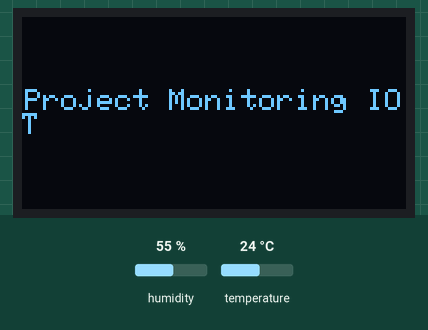
Recording of a sketch running on a simulated ESP32. Shown: 128×64 one-colour display. The test bench sets the inputs (shaded band); at power-on: humidity 55 %, temperature 24 °C. WiFi joins after 1.5 s; servers stay silent unless stated; the local clock reads 2024-03-15 10:24:30 at power-on unless the sketch sets it; storage starts empty; what the sketch prints to the serial monitor is not drawn.

Above: at 1.1 s.
At 3.6 s:
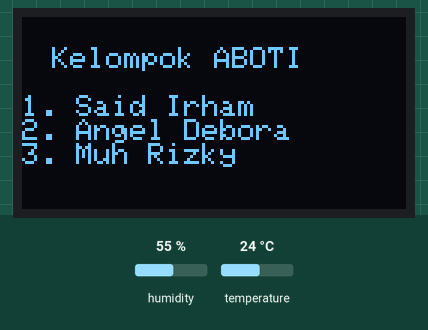
At 18.2 s:
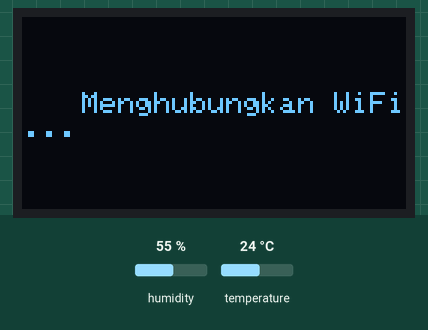
At 20.3 s:
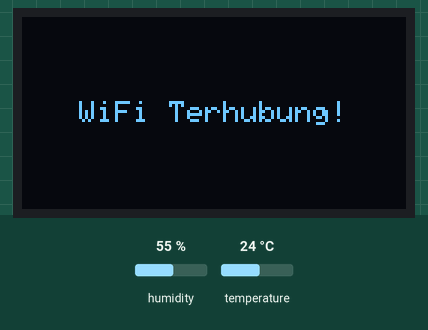
At 21.8 s:
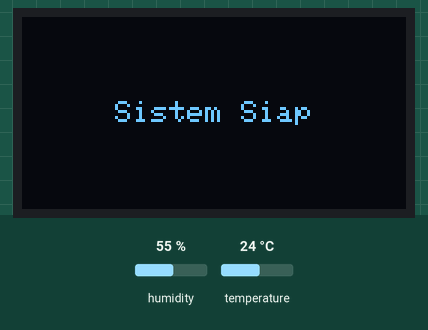
At 23.4 s:
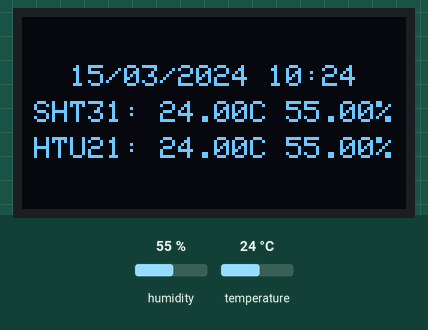

The sketch:

TEAM_ABOTI_PROGRAM_copy_20251018205226.ino
```cpp
 #include <RTClib.h>
#include "UbidotsEsp32Mqtt.h"
#include <Wire.h>
#include "Adafruit_SHT31.h"
#include "Adafruit_HTU21DF.h"
#include <Adafruit_SSD1306.h>
#include <SPI.h>
#include <SD.h>
#include <WiFiManager.h>

#define TOKEN "BBUS-Qk04BfTpVqQfEVE4M9qiOl9nEUTG9T"
#define OLED_WIDTH 128
#define OLED_HEIGHT 64
#define OLED_RESET -1
#define SD_CS 5

Ubidots ubidots(TOKEN);
Adafruit_SHT31 sht31 = Adafruit_SHT31();
Adafruit_HTU21DF htu = Adafruit_HTU21DF();
Adafruit_SSD1306 display(OLED_WIDTH, OLED_HEIGHT, &Wire, OLED_RESET);
RTC_DS3231 rtc;
File dataFile;

// =============================
// FUNGSI TAMBAHAN
// =============================
void tampilkanErrorOLED(String pesan) {
  display.clearDisplay();
  display.setTextSize(1);
  display.setTextColor(SSD1306_WHITE);

  int16_t x1, y1;
  uint16_t w, h;
  display.getTextBounds(pesan, 0, 0, &x1, &y1, &w, &h);
  int16_t x = (OLED_WIDTH - w) / 2;
  int16_t y = (OLED_HEIGHT - h) / 2;

  display.setCursor(x, y);
  display.println(pesan);
  display.display();
  delay(3000);
}

void tampilkanTeksTengah(String teks, int delayMs = 1500) {
  display.clearDisplay();
  display.setTextSize(1);
  display.setTextColor(SSD1306_WHITE);

  int16_t x1, y1;
  uint16_t w, h;
  display.getTextBounds(teks, 0, 0, &x1, &y1, &w, &h);
  int16_t x = (OLED_WIDTH - w) / 2;
  int16_t y = (OLED_HEIGHT - h) / 2;
  display.setCursor(x, y);
  display.println(teks);
  display.display();
  delay(delayMs);
}

// Fungsi animasi loading
void tampilkanLoading(String teks) {
  display.clearDisplay();
  display.setTextSize(1);
  display.setTextColor(SSD1306_WHITE);
  int16_t x1, y1;
  uint16_t w, h;
  display.getTextBounds(teks, 0, 0, &x1, &y1, &w, &h);
  int16_t x = (OLED_WIDTH - w) / 2;
  int16_t y = (OLED_HEIGHT - h) / 2;

  for (int i = 0; i < 3; i++) {
    display.clearDisplay();
    display.setCursor(x, y);
    display.print(teks);
    for (int j = 0; j <= i; j++) {
      display.print(".");
    }
    display.display();
    delay(500);
  }
}

// =============================
// SETUP
// =============================
void setup() {
  Serial.begin(115200);
  delay(1000);
  Serial.println("Inisialisasi sistem...");

  // OLED
  if (!display.begin(SSD1306_SWITCHCAPVCC, 0x3C)) {
    Serial.println("OLED gagal ditemukan!");
    while (1);
  }

  // INTRO
  tampilkanTeksTengah("Project Monitoring IOT");
  delay(1000);
  display.clearDisplay();
  display.setTextSize(1);
  display.setTextColor(SSD1306_WHITE);
  display.setCursor(10, 10);
  display.println("Kelompok ABOTI");
  display.println("");
  display.println("1. Said Irham");
  display.println("2. Angel Debora");
  display.println("3. Muh Rizky");
  display.display();
  delay(3000);

  // ANIMASI LOADING SAAT MULAI
  tampilkanLoading("Memuat Sistem");

  // ==============================
  // WiFi Manager dengan Timeout & Loading
  // ==============================
  WiFiManager wifiManager;
  wifiManager.setTimeout(10);  // batas waktu 10 detik

  unsigned long startTime = millis();
  int titik = 0;
  bool wifiConnected = false;

  // Animasi loading OLED selama menunggu WiFi
  while ((millis() - startTime) < 10000) {
    display.clearDisplay();
    display.setTextSize(1);
    display.setTextColor(SSD1306_WHITE);
    display.setCursor(20, 25);
    display.print("Menghubungkan WiFi");

    for (int i = 0; i < titik; i++) {
      display.print(".");
    }
    display.display();

    titik++;
    if (titik > 3) titik = 0;
    delay(500);

    if (WiFi.status() == WL_CONNECTED) {
      wifiConnected = true;
      break;
    }
  }

  if (!wifiConnected && !wifiManager.autoConnect("ESP32-Monitor")) {
    Serial.println("Gagal terhubung ke WiFi!");
    display.clearDisplay();
    display.setTextSize(1);
    display.setTextColor(SSD1306_WHITE);
    display.setCursor(10, 20);
    display.println("WiFi Tidak Terhubung!");
    display.println("Silakan hubungkan");
    display.println("melalui WiFiManager.");
    display.display();
    delay(3000);
  } else {
    Serial.println("WiFi terhubung!");
    Serial.print("IP Address: ");
    Serial.println(WiFi.localIP());
    tampilkanTeksTengah("WiFi Terhubung!");
  }

  // Hubungkan ke Ubidots
  ubidots.setup();

  // Sensor
  if (!sht31.begin(0x44)) {
    tampilkanErrorOLED("Error: SHT31");
    Serial.println("SHT31 tidak ditemukan!");
    while (1);
  }
  if (!htu.begin()) {
    tampilkanErrorOLED("Error: HTU21D");
    Serial.println("HTU21D tidak ditemukan!");
    while (1);
  }

  // RTC
  if (!rtc.begin()) {
    tampilkanErrorOLED("Error: RTC");
    Serial.println("RTC tidak terdeteksi!");
  }
  if (rtc.lostPower()) {
    tampilkanErrorOLED("Setel ulang RTC...");
    Serial.println("RTC kehilangan daya! Menyetel waktu baru...");
  }

  // SD CARD
  if (!SD.begin(SD_CS)) {
    tampilkanErrorOLED("Error: SD Card");
    Serial.println("Gagal inisialisasi SD Card!");
  } else {
    Serial.println("SD Card OK");
  }

  // Sistem Siap
  tampilkanTeksTengah("Sistem Siap");
}

// =============================
// LOOP
// =============================
void loop() {
  if (!ubidots.connected()) {
    ubidots.reconnect();
  }

  // Baca waktu
  DateTime now;
  bool rtcOK = true;
  if (rtc.begin()) {
    now = rtc.now();
  } else {
    rtcOK = false;
  }

  // Baca sensor
  float suhu1 = sht31.readTemperature();
  float humd1 = sht31.readHumidity();
  float suhu2 = htu.readTemperature();
  float humd2 = htu.readHumidity();

  if (isnan(suhu1) || isnan(humd1) || isnan(suhu2) || isnan(humd2)) {
    tampilkanErrorOLED("Error: Sensor Tidak Terbaca");
    Serial.println("Error membaca sensor!");
    return;
  }

  // Serial
  Serial.println("===========================");
  Serial.print("SHT31 -> Suhu: "); Serial.print(suhu1);
  Serial.print(" °C | Hum: "); Serial.println(humd1);
  Serial.print("HTU21 -> Suhu: "); Serial.print(suhu2);
  Serial.print(" °C | Hum: "); Serial.println(humd2);

  // Kirim ke Ubidots
  ubidots.add("suhu_sht31", suhu1);
  ubidots.add("kelembaban_sht31", humd1);
  ubidots.publish("Kamar");

  ubidots.add("suhu_htu21", suhu2);
  ubidots.add("kelembaban_htu21", humd2);
  ubidots.publish("RuangTamu");

  // Simpan ke SD
  if (SD.begin(SD_CS)) {
    dataFile = SD.open("/data.csv", FILE_APPEND);
    if (dataFile) {
      if (rtcOK) dataFile.print(now.timestamp());
      else dataFile.print("No RTC Time");
      dataFile.print(",");
      dataFile.print(suhu1); dataFile.print(",");
      dataFile.print(humd1); dataFile.print(",");
      dataFile.print(suhu2); dataFile.print(",");
      dataFile.println(humd2);
      dataFile.close();
      Serial.println("Data tersimpan ke SD.");
    } else {
      tampilkanErrorOLED("Error: SD Write");
      Serial.println("Gagal menulis ke SD!");
    }
  }

  // OLED tampil data
  display.clearDisplay();
  display.setTextSize(1);
  display.setTextColor(SSD1306_WHITE);

  String baris1, baris2, baris3;
  if (rtcOK) {
    char buffer[25];
    sprintf(buffer, "%02d/%02d/%04d %02d:%02d",
            now.day(), now.month(), now.year(),
            now.hour(), now.minute());
    baris1 = String(buffer);
  } else baris1 = "RTC ERROR";

  baris2 = "SHT31: " + String(suhu1, 2) + "C " + String(humd1, 2) + "%";
  baris3 = "HTU21: " + String(suhu2, 2) + "C " + String(humd2, 2) + "%";

  int totalBaris = 3;
  int tinggiTeks = 8;
  int totalTinggi = totalBaris * tinggiTeks + (totalBaris - 1) * 4;
  int startY = (OLED_HEIGHT - totalTinggi) / 2;

  auto tulisTengah = [&](String teks, int y) {
    int16_t x1, y1;
    uint16_t w, h;
    display.getTextBounds(teks, 0, 0, &x1, &y1, &w, &h);
    int16_t x = (OLED_WIDTH - w) / 2;
    display.setCursor(x, y);
    display.println(teks);
  };

  tulisTengah(baris1, startY);
  tulisTengah(baris2, startY + tinggiTeks + 4);
  tulisTengah(baris3, startY + 2 * (tinggiTeks + 4));
  display.display();

  delay(5000);
}
```

Measured:
- what the display in image 0 shows lasts 2.5 s, from 1.1 s to 3.6 s
- what the display in image 1 shows lasts 3.0 s, from 3.6 s to 6.6 s
- what the display in image 2 shows lasts 2.0 s, from 18.2 s to 20.2 s
- what the display in image 3 shows lasts 1.5 s, from 20.2 s to 21.7 s
- what the display in image 4 shows lasts 1.7 s, from 21.7 s to 23.4 s
- what the display in image 5 shows lasts 10.3 s, from 23.4 s to 33.7 s
